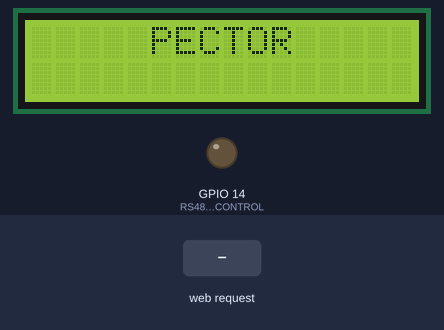
The sketch below on a simulated ESP32. On the bench: 16×2 character LCD, output pins drawn as LEDs (lit = HIGH). Inputs (shaded band) come from the test bench. WiFi joins after 1.5 s; servers stay silent unless stated; what the sketch prints to the serial monitor is not drawn.

Above: at 0.1 s.
At 1.2 s:
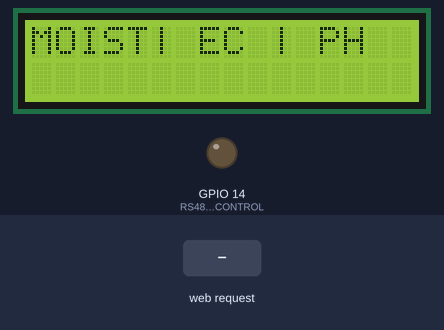
At 4.6 s:
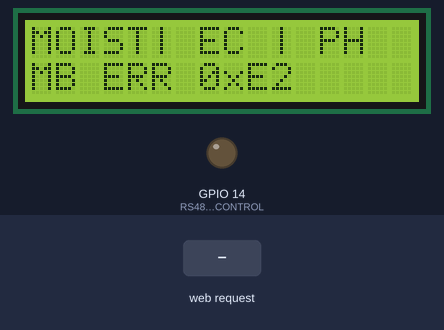
4.7 s: HTTP request GET /ota_init received
Timing chart, 0 to 7.7 s (numbered marks = the images above; inputs shaded):
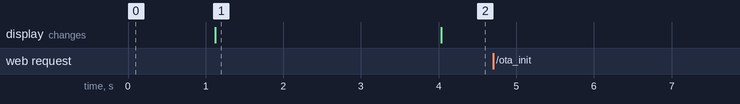

Measured:
- after the input at 4.7 s, every drawn part: stays the same
- what the display in image 1 shows lasts 2.9 s, from 1.1 s to 4.0 s

The sketch:

pector_4.ino
```cpp
/*
::::::::::::::Author:::::::::::::::
:: @MD. Touhiduzzaman Turja      ::
:: - Jan 22, 2026 (V0.4.26.1.0)  ::
:::::::::::::::::::::::::::::::::::
*/

/* CONFIG */
#define EMULATE_MODBUS 0  // <<< 1 = EMULATED, 0 = REAL RS485 MODBUS

#include <WiFi.h>
#include <ESPmDNS.h>
#include <ArduinoOTA.h>
#include <LiquidCrystal_I2C.h>
#include <Wire.h>
#include <stdarg.h>
#include <string.h>

#if !EMULATE_MODBUS
#include <ModbusMaster.h>
#include <HardwareSerial.h>
#endif

/* PRODUCT */
static const char* PRODUCT_NAME = "PECTOR";

/* WIFI / MDNS */
static const char* WIFI_SSID = "E LAB PRIME";
static const char* WIFI_PASSWORD = "@20140110";

static const char* MDNS_NAME = "pector_4";
static const uint16_t TCP_PORT = 3134;

/* OTA */
static const char* OTA_PASSWORD = "pector1234";
volatile bool otaInProgress = false;
static bool otaReady = false;

/* MODE */
enum class RunMode : uint8_t {
  Normal,
  Ota
};
static volatile RunMode runMode = RunMode::Normal;

/* LCD */
static constexpr uint8_t LCD_COLS = 16;
static constexpr uint8_t LCD_ROWS = 2;
LiquidCrystal_I2C lcd(0x27, LCD_COLS, LCD_ROWS);

/* TCP */
WiFiServer tcpServer(TCP_PORT);
WiFiClient tcpClient;
static bool tcpReady = false;

static unsigned long lastTcpActivity = 0;
static constexpr unsigned long TCP_IDLE_TIMEOUT_MS = 30000;

static char tcpLineBuf[64];
static uint8_t tcpLineLen = 0;

/* FLAGS */
static bool wifiReady = false;
static bool mdnsReady = false;

/* MODBUS */
#if !EMULATE_MODBUS
#define RS485_CONTROL 14
ModbusMaster node;
HardwareSerial modbusSerial(2);

static void preTransmission() {
  digitalWrite(RS485_CONTROL, HIGH);
}
static void postTransmission() {
  digitalWrite(RS485_CONTROL, LOW);
}
#endif

/* MODBUS UI/STATE */
static bool modbusFaultActive = false;
static uint8_t lastModbusErr = 0;

/* LOGGING (Serial + TCP) */
static void logf(const char* fmt, ...) {
  char msg[192];

  va_list ap;
  va_start(ap, fmt);
  vsnprintf(msg, sizeof(msg), fmt, ap);
  va_end(ap);

  Serial.println(msg);

  if (tcpClient && tcpClient.connected()) {
    tcpClient.print("# ");
    tcpClient.print(msg);
    tcpClient.print('\n');
    lastTcpActivity = millis();
  }
}

/* LCD HELPERS */
static void lcdWriteLine(uint8_t row, const char* text) {
  char line[LCD_COLS + 1];
  snprintf(line, sizeof(line), "%-16s", (text ? text : ""));
  lcd.setCursor(0, row);
  lcd.print(line);
}

static void lcdShowSplash() {
  lcd.clear();
  const uint8_t nameLen = (uint8_t)strlen(PRODUCT_NAME);
  const uint8_t col = (nameLen < LCD_COLS) ? (uint8_t)((LCD_COLS - nameLen) / 2) : 0;
  lcd.setCursor(col, 0);
  lcd.print(PRODUCT_NAME);
  lcdWriteLine(1, "");
}

static void lcdShowHeader() {
  lcdWriteLine(0, "MOIST| EC | PH ");
}

static void lcdShowValues(uint16_t moist, uint16_t ec, uint16_t ph) {
  char line[LCD_COLS + 1];
  memset(line, ' ', LCD_COLS);
  line[LCD_COLS] = '\0';

  char tmp[8];
  // Moist at col 0 width 4
  snprintf(tmp, sizeof(tmp), "%4u", moist);
  memcpy(line + 0, tmp, 4);
  // EC at col 6 width 4
  snprintf(tmp, sizeof(tmp), "%4u", ec);
  memcpy(line + 6, tmp, 4);
  // pH at col 12 width 3
  snprintf(tmp, sizeof(tmp), "%3u", ph);
  memcpy(line + 12, tmp, 3);

  lcd.setCursor(0, 1);
  lcd.print(line);
}

static void lcdShowModbusError(uint8_t errCode) {
  // ONLY modbus related issues are allowed on LCD
  lcdShowHeader();

  char msg[LCD_COLS + 1];
  // Fits within 16 columns: "MB ERR 0xXX"
  snprintf(msg, sizeof(msg), "MB ERR 0x%02X", errCode);
  lcdWriteLine(1, msg);
}

/* TCP SERVER HELPERS */
static void stopTcpServer() {
  if (tcpClient) {
    tcpClient.stop();
  }
  if (tcpReady) {
    tcpServer.end();
    tcpReady = false;
    logf("[TCP] Server stopped");
  }
}

static void startTcpServer() {
  if (tcpReady) return;
  tcpServer.begin();
  tcpServer.setNoDelay(true);
  tcpReady = true;
  logf("[TCP] Server started on port %u", (unsigned)TCP_PORT);
}

/* MDNS */
static void startMdnsAndServices() {
  if (mdnsReady) return;

  MDNS.end();
  if (MDNS.begin(MDNS_NAME)) {
    MDNS.addService("pector", "tcp", TCP_PORT);
    MDNS.addService("arduino", "tcp", 3232);
    mdnsReady = true;
    logf("[mDNS] Started as %s.local", MDNS_NAME);
  } else {
    logf("[mDNS] Failed to start");
  }
}

/* OTA */
static void startOta() {
  if (otaReady) return;

  ArduinoOTA.setHostname(MDNS_NAME);
  ArduinoOTA.setPassword(OTA_PASSWORD);

  ArduinoOTA.onStart([]() {
    otaInProgress = true;
    logf("[OTA] Start");
  });

  ArduinoOTA.onEnd([]() {
    logf("[OTA] End");
    otaInProgress = false;
  });

  ArduinoOTA.onError([](ota_error_t e) {
    logf("[OTA] Error %u", (unsigned)e);
    otaInProgress = false;
  });

  ArduinoOTA.begin();
  otaReady = true;
  logf("[OTA] Ready (port 3232)");
}

/* WIFI / SERVICE */
static void ensureWiFiAndServices() {
  if (WiFi.status() == WL_CONNECTED) {
    if (!wifiReady) {
      wifiReady = true;

      logf("[WiFi] Connected. IP: %s", WiFi.localIP().toString().c_str());

      startMdnsAndServices();

      if (runMode == RunMode::Normal) {
        startTcpServer();
      } else {
        stopTcpServer();
        startOta();
      }
    }
    return;
  }

  // Lost WiFi after connect
  if (wifiReady) {
    wifiReady = false;
    mdnsReady = false;
    otaReady = false;

    stopTcpServer();
    MDNS.end();

    logf("[WiFi] Disconnected. Reconnecting...");
  }

  static unsigned long lastTry = 0;
  if (millis() - lastTry > 3000) {
    lastTry = millis();
    WiFi.mode(WIFI_STA);
    WiFi.setSleep(false);
    WiFi.setHostname(MDNS_NAME);
    WiFi.begin(WIFI_SSID, WIFI_PASSWORD);
  }
}

/* MODE SWITCH */
static void enterOtaMode() {
  if (runMode == RunMode::Ota) return;

  logf("[MODE] OTA only");
  runMode = RunMode::Ota;

  stopTcpServer();
  otaReady = false;
  otaInProgress = false;

  if (WiFi.status() == WL_CONNECTED) {
    startOta();
  }
}

/* TCP CLIENT HANDLING */
static void tcpSendGreeting() {
  if (!(tcpClient && tcpClient.connected())) return;
  tcpClient.print("# PECTOR online\n");
  tcpClient.printf("# Host: %s.local\n", MDNS_NAME);
  tcpClient.printf("# Mode: %s\n", (runMode == RunMode::Normal) ? "NORMAL" : "OTA");
  tcpClient.printf("# IP: %s\n", WiFi.localIP().toString().c_str());
  lastTcpActivity = millis();
}

static void handleTcpClient() {
  if (runMode != RunMode::Normal) return;
  if (otaInProgress) return;
  if (WiFi.status() != WL_CONNECTED) return;

  if (tcpClient && tcpClient.connected()) {
    if (millis() - lastTcpActivity > TCP_IDLE_TIMEOUT_MS) {
      logf("[TCP] Client timeout (idle)");
      tcpClient.stop();
      tcpLineLen = 0;
    }
  }

  if (!tcpClient || !tcpClient.connected()) {
    WiFiClient c = tcpServer.available();
    if (c) {
      tcpClient = c;
      tcpClient.setNoDelay(true);
      lastTcpActivity = millis();
      tcpLineLen = 0;

      logf("[TCP] Client connected");
      tcpSendGreeting();
    }
  }

  while (tcpClient && tcpClient.available()) {
    char c = (char)tcpClient.read();
    lastTcpActivity = millis();

    if (c == '\r') continue;

    if (c == '\n') {
      tcpLineBuf[tcpLineLen] = '\0';
      if (!strcmp(tcpLineBuf, "ota_init")) {
        tcpClient.print("OK:OTA\n");
        tcpClient.flush();
        tcpClient.stop();
        enterOtaMode();
      } else if (tcpLineLen > 0) {
        logf("[TCP] Unknown cmd: %s", tcpLineBuf);
      }

      tcpLineLen = 0;
    } else if (tcpLineLen < sizeof(tcpLineBuf) - 1) {
      tcpLineBuf[tcpLineLen++] = c;
    } else {
      tcpLineLen = 0;
      logf("[TCP] Line overflow (discarded)");
    }
  }
}

static void sendEcOverTcp(uint16_t moist_tcp, uint16_t ec_tcp, uint16_t ph_tcp, uint16_t temp_tcp) {
  if (tcpClient && tcpClient.connected()) {
    tcpClient.printf("MO=%u EC=%u pH=%u TMP=%u\n", moist_tcp, ec_tcp, ph_tcp, temp_tcp);
    lastTcpActivity = millis();
  }
}

/* MODBUS READ */
static bool readModbusValues(uint16_t& moist, uint16_t& ec, uint16_t& ph, uint16_t& temp, uint8_t& errOut) {
#if EMULATE_MODBUS
  (void)errOut;

  static uint16_t em = 400, ee = 1000, ep = 65, et = 250;
  em = (em + 5) % 1000;
  ee = (ee + 13) % 3000;
  ep = 60 + (millis() / 1000) % 20;
  et = 200 + (millis() / 1000) % 80;

  moist = em;
  ec = ee;
  ph = ep;
  temp = et;
  return true;
#else
  uint8_t res = node.readHoldingRegisters(0, 4);
  if (res != node.ku8MBSuccess) {
    errOut = res;
    return false;
  }

  temp = node.getResponseBuffer(0);
  moist = node.getResponseBuffer(1);
  ec = node.getResponseBuffer(2);
  ph = node.getResponseBuffer(3);
  errOut = node.ku8MBSuccess;
  return true;
#endif
}

static void onModbusOk(uint16_t moist, uint16_t ec, uint16_t ph) {
  if (modbusFaultActive) {
    modbusFaultActive = false;
    logf("[Modbus] Recovered");
    lcdShowHeader();
  }
  lcdShowValues(moist, ec, ph);
}

static void onModbusError(uint8_t errCode) {
  const bool isNew = (!modbusFaultActive) || (errCode != lastModbusErr);
  modbusFaultActive = true;
  lastModbusErr = errCode;
  if (isNew) {
    logf("[Modbus] ERR 0x%02X", errCode);
  }
  lcdShowModbusError(errCode);
}

void setup() {
  Serial.begin(115200);
  Serial.println("\nBooting...");

#if !EMULATE_MODBUS
  pinMode(RS485_CONTROL, OUTPUT);
  digitalWrite(RS485_CONTROL, LOW);

  modbusSerial.begin(9600, SERIAL_8N1, 16, 17);
  node.begin(0x12, modbusSerial);
  node.preTransmission(preTransmission);
  node.postTransmission(postTransmission);

  logf("[Modbus] REAL mode (RS485)");
#else
  logf("[Modbus] EMULATION mode");
#endif

  WiFi.mode(WIFI_STA);
  WiFi.setSleep(false);
  WiFi.setHostname(MDNS_NAME);
  WiFi.begin(WIFI_SSID, WIFI_PASSWORD);

  Wire.begin(18, 19);
  lcd.init();
  lcd.backlight();

  lcdShowSplash();
  delay(1000);

  lcdShowHeader();
  lcdWriteLine(1, "");
}

void loop() {
  ensureWiFiAndServices();

  if (otaReady) {
    ArduinoOTA.handle();
  }

  if (runMode == RunMode::Ota) {
    delay(1);
    return;
  }

  handleTcpClient();

  static unsigned long lastPoll = 0;
  if (millis() - lastPoll >= 2000) {
    lastPoll = millis();

    uint16_t moist = 0, ec = 0, ph = 0, temp = 0;
    uint8_t mbErr = 0;

    if (readModbusValues(moist, ec, ph, temp, mbErr)) {
      Serial.printf("MO=%u EC=%u pH=%u TMP=%u\n", moist, ec, ph, temp);
      onModbusOk(moist, ec, ph);
      sendEcOverTcp(moist, ec, ph, temp);
    } else {
      onModbusError(mbErr);
    }
  }

  delay(1);
}
```
